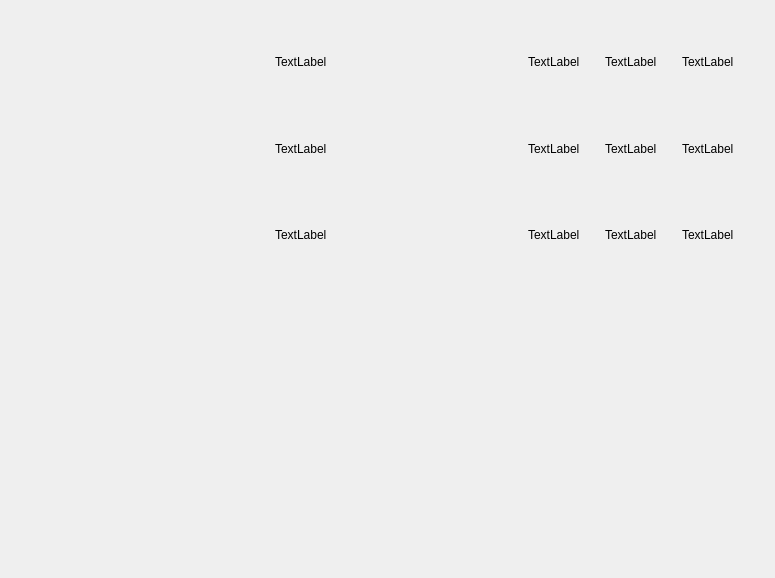
<?xml version="1.0" encoding="UTF-8"?>
<ui version="4.0">
 <class>Widget</class>
 <widget class="QWidget" name="Widget">
  <property name="geometry">
   <rect>
    <x>0</x>
    <y>0</y>
    <width>775</width>
    <height>578</height>
   </rect>
  </property>
  <property name="windowTitle">
   <string>Widget</string>
  </property>
  <property name="styleSheet">
   <string notr="true">QLabel{
font: 18pt &quot;微软雅黑&quot;;
}</string>
  </property>
  <layout class="QVBoxLayout" name="verticalLayout_2">
   <item>
    <layout class="QHBoxLayout" name="horizontalLayout_2">
     <item>
      <widget class="QCustomPlot" name="plot1" native="true">
       <property name="sizePolicy">
        <sizepolicy hsizetype="Expanding" vsizetype="Preferred">
         <horstretch>0</horstretch>
         <verstretch>0</verstretch>
        </sizepolicy>
       </property>
       <property name="minimumSize">
        <size>
         <width>200</width>
         <height>0</height>
        </size>
       </property>
      </widget>
     </item>
     <item>
      <widget class="QWidget" name="widget_9" native="true">
       <property name="sizePolicy">
        <sizepolicy hsizetype="Expanding" vsizetype="Preferred">
         <horstretch>0</horstretch>
         <verstretch>0</verstretch>
        </sizepolicy>
       </property>
       <property name="minimumSize">
        <size>
         <width>200</width>
         <height>0</height>
        </size>
       </property>
       <property name="styleSheet">
        <string notr="true"/>
       </property>
       <layout class="QVBoxLayout" name="verticalLayout">
        <item>
         <widget class="QLabel" name="label_led1">
          <property name="text">
           <string>TextLabel</string>
          </property>
         </widget>
        </item>
        <item>
         <widget class="QLabel" name="label_led2">
          <property name="text">
           <string>TextLabel</string>
          </property>
         </widget>
        </item>
        <item>
         <widget class="QLabel" name="label_led3">
          <property name="text">
           <string>TextLabel</string>
          </property>
         </widget>
        </item>
       </layout>
      </widget>
     </item>
     <item>
      <widget class="QWidget" name="widget_10" native="true">
       <property name="sizePolicy">
        <sizepolicy hsizetype="Expanding" vsizetype="Preferred">
         <horstretch>0</horstretch>
         <verstretch>0</verstretch>
        </sizepolicy>
       </property>
       <property name="minimumSize">
        <size>
         <width>200</width>
         <height>0</height>
        </size>
       </property>
       <property name="styleSheet">
        <string notr="true"/>
       </property>
       <layout class="QGridLayout" name="gridLayout">
        <item row="0" column="0">
         <widget class="QLabel" name="label_value1">
          <property name="text">
           <string>TextLabel</string>
          </property>
         </widget>
        </item>
        <item row="0" column="1">
         <widget class="QLabel" name="label_value2">
          <property name="text">
           <string>TextLabel</string>
          </property>
         </widget>
        </item>
        <item row="0" column="2">
         <widget class="QLabel" name="label_value3">
          <property name="text">
           <string>TextLabel</string>
          </property>
         </widget>
        </item>
        <item row="1" column="0">
         <widget class="QLabel" name="label_value4">
          <property name="text">
           <string>TextLabel</string>
          </property>
         </widget>
        </item>
        <item row="1" column="1">
         <widget class="QLabel" name="label_value5">
          <property name="text">
           <string>TextLabel</string>
          </property>
         </widget>
        </item>
        <item row="1" column="2">
         <widget class="QLabel" name="label_value6">
          <property name="text">
           <string>TextLabel</string>
          </property>
         </widget>
        </item>
        <item row="2" column="0">
         <widget class="QLabel" name="label_value7">
          <property name="text">
           <string>TextLabel</string>
          </property>
         </widget>
        </item>
        <item row="2" column="1">
         <widget class="QLabel" name="label_value8">
          <property name="text">
           <string>TextLabel</string>
          </property>
         </widget>
        </item>
        <item row="2" column="2">
         <widget class="QLabel" name="label_value9">
          <property name="text">
           <string>TextLabel</string>
          </property>
         </widget>
        </item>
       </layout>
      </widget>
     </item>
    </layout>
   </item>
   <item>
    <layout class="QHBoxLayout" name="horizontalLayout">
     <item>
      <widget class="QCustomPlot" name="plot2" native="true">
       <property name="sizePolicy">
        <sizepolicy hsizetype="Expanding" vsizetype="Preferred">
         <horstretch>0</horstretch>
         <verstretch>0</verstretch>
        </sizepolicy>
       </property>
       <property name="minimumSize">
        <size>
         <width>200</width>
         <height>0</height>
        </size>
       </property>
      </widget>
     </item>
     <item>
      <widget class="QCustomPlot" name="plot3" native="true">
       <property name="sizePolicy">
        <sizepolicy hsizetype="Expanding" vsizetype="Preferred">
         <horstretch>0</horstretch>
         <verstretch>0</verstretch>
        </sizepolicy>
       </property>
       <property name="minimumSize">
        <size>
         <width>200</width>
         <height>0</height>
        </size>
       </property>
      </widget>
     </item>
    </layout>
   </item>
  </layout>
 </widget>
 <layoutdefault spacing="6" margin="11"/>
 <customwidgets>
  <customwidget>
   <class>QCustomPlot</class>
   <extends>QWidget</extends>
   <header location="global">qcustomplot.h</header>
   <container>1</container>
  </customwidget>
 </customwidgets>
 <resources/>
 <connections/>
</ui>
